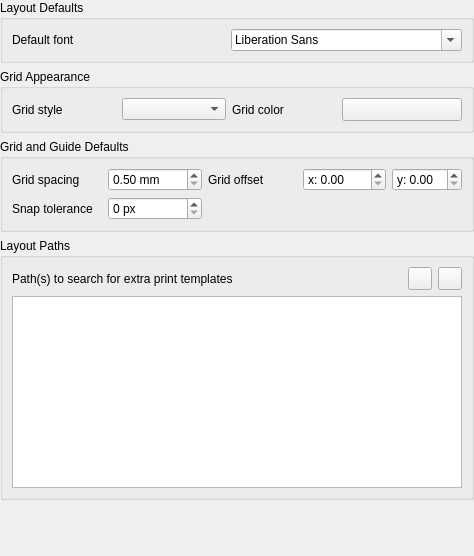
             <widget class="QWidget" name="mOptionsScrollAreaContents_12">
              <property name="geometry">
               <rect>
                <x>0</x>
                <y>0</y>
                <width>474</width>
                <height>556</height>
               </rect>
              </property>
              <layout class="QVBoxLayout" name="verticalLayout_39">
               <property name="leftMargin">
                <number>0</number>
               </property>
               <property name="topMargin">
                <number>0</number>
               </property>
               <property name="rightMargin">
                <number>0</number>
               </property>
               <property name="bottomMargin">
                <number>0</number>
               </property>
               <item>
                <widget class="QgsCollapsibleGroupBox" name="groupBox_3">
                 <property name="enabled">
                  <bool>true</bool>
                 </property>
                 <property name="title">
                  <string>Layout Defaults</string>
                 </property>
                 <layout class="QGridLayout" name="gridLayout_8">
                  <item row="1" column="0">
                   <layout class="QHBoxLayout" name="horizontalLayout_39">
                    <item>
                     <widget class="QLabel" name="label_60">
                      <property name="text">
                       <string>Default font</string>
                      </property>
                     </widget>
                    </item>
                    <item>
                     <widget class="QFontComboBox" name="mComposerFontComboBox"/>
                    </item>
                   </layout>
                  </item>
                 </layout>
                </widget>
               </item>
               <item>
                <widget class="QgsCollapsibleGroupBox" name="groupBox_23">
                 <property name="title">
                  <string>Grid Appearance</string>
                 </property>
                 <layout class="QGridLayout" name="gridLayout_9">
                  <item row="0" column="0">
                   <widget class="QLabel" name="label_66">
                    <property name="text">
                     <string>Grid style</string>
                    </property>
                   </widget>
                  </item>
                  <item row="0" column="2">
                   <widget class="QComboBox" name="mGridStyleComboBox"/>
                  </item>
                  <item row="0" column="3">
                   <widget class="QLabel" name="label_4">
                    <property name="text">
                     <string>Grid color</string>
                    </property>
                   </widget>
                  </item>
                  <item row="0" column="4">
                   <widget class="QgsColorButton" name="mGridColorButton">
                    <property name="minimumSize">
                     <size>
                      <width>120</width>
                      <height>0</height>
                     </size>
                    </property>
                    <property name="maximumSize">
                     <size>
                      <width>120</width>
                      <height>16777215</height>
                     </size>
                    </property>
                    <property name="text">
                     <string/>
                    </property>
                   </widget>
                  </item>
                 </layout>
                </widget>
               </item>
               <item>
                <widget class="QgsCollapsibleGroupBox" name="groupBox_24">
                 <property name="title">
                  <string>Grid and Guide Defaults</string>
                 </property>
                 <layout class="QGridLayout" name="gridLayout_11">
                  <item row="0" column="0">
                   <widget class="QLabel" name="label_61">
                    <property name="text">
                     <string>Grid spacing</string>
                    </property>
                   </widget>
                  </item>
                  <item row="0" column="1">
                   <widget class="QgsDoubleSpinBox" name="mGridResolutionSpinBox">
                    <property name="suffix">
                     <string> mm</string>
                    </property>
                    <property name="minimum">
                     <double>0.500000000000000</double>
                    </property>
                    <property name="maximum">
                     <double>9999.000000000000000</double>
                    </property>
                   </widget>
                  </item>
                  <item row="0" column="2">
                   <widget class="QLabel" name="label_63">
                    <property name="text">
                     <string>Grid offset</string>
                    </property>
                    <property name="wordWrap">
                     <bool>true</bool>
                    </property>
                   </widget>
                  </item>
                  <item row="0" column="3">
                   <layout class="QHBoxLayout" name="horizontalLayout_36">
                    <item>
                     <widget class="QgsDoubleSpinBox" name="mOffsetXSpinBox">
                      <property name="prefix">
                       <string>x: </string>
                      </property>
                      <property name="maximum">
                       <double>9999.000000000000000</double>
                      </property>
                     </widget>
                    </item>
                    <item>
                     <widget class="QgsDoubleSpinBox" name="mOffsetYSpinBox">
                      <property name="prefix">
                       <string>y: </string>
                      </property>
                      <property name="suffix">
                       <string/>
                      </property>
                     </widget>
                    </item>
                   </layout>
                  </item>
                  <item row="1" column="0">
                   <widget class="QLabel" name="label_62">
                    <property name="text">
                     <string>Snap tolerance</string>
                    </property>
                   </widget>
                  </item>
                  <item row="1" column="1">
                   <widget class="QgsSpinBox" name="mSnapToleranceSpinBox">
                    <property name="suffix">
                     <string> px</string>
                    </property>
                    <property name="maximum">
                     <number>200</number>
                    </property>
                   </widget>
                  </item>
                 </layout>
                </widget>
               </item>
               <item>
                <widget class="QgsCollapsibleGroupBox" name="groupBox_27">
                 <property name="title">
                  <string>Layout Paths</string>
                 </property>
                 <layout class="QGridLayout" name="_7">
                  <item row="0" column="0">
                   <widget class="QLabel" name="mSVGLabel_3">
                    <property name="text">
                     <string>Path(s) to search for extra print templates</string>
                    </property>
                   </widget>
                  </item>
                  <item row="0" column="1">
                   <spacer>
                    <property name="orientation">
                     <enum>Qt::Horizontal</enum>
                    </property>
                    <property name="sizeHint" stdset="0">
                     <size>
                      <width>31</width>
                      <height>20</height>
                     </size>
                    </property>
                   </spacer>
                  </item>
                  <item row="0" column="2">
                   <widget class="QToolButton" name="mBtnAddTemplatePath">
                    <property name="toolTip">
                     <string>Add new path</string>
                    </property>
                    <property name="text">
                     <string/>
                    </property>
                    <property name="icon">
                     <iconset resource="../../images/images.qrc">
                      <normaloff>:/images/themes/default/symbologyAdd.svg</normaloff>:/images/themes/default/symbologyAdd.svg</iconset>
                    </property>
                   </widget>
                  </item>
                  <item row="0" column="3">
                   <widget class="QToolButton" name="mBtnRemoveTemplatePath">
                    <property name="toolTip">
                     <string>Remove path</string>
                    </property>
                    <property name="text">
                     <string/>
                    </property>
                    <property name="icon">
                     <iconset resource="../../images/images.qrc">
                      <normaloff>:/images/themes/default/symbologyRemove.svg</normaloff>:/images/themes/default/symbologyRemove.svg</iconset>
                    </property>
                   </widget>
                  </item>
                  <item row="1" column="0" colspan="4">
                   <widget class="QListWidget" name="mListComposerTemplatePaths">
                    <property name="minimumSize">
                     <size>
                      <width>0</width>
                      <height>120</height>
                     </size>
                    </property>
                   </widget>
                  </item>
                 </layout>
                </widget>
               </item>
               <item>
                <spacer name="verticalSpacer_10">
                 <property name="orientation">
                  <enum>Qt::Vertical</enum>
                 </property>
                 <property name="sizeHint" stdset="0">
                  <size>
                   <width>20</width>
                   <height>0</height>
                  </size>
                 </property>
                </spacer>
               </item>
              </layout>
             </widget>
